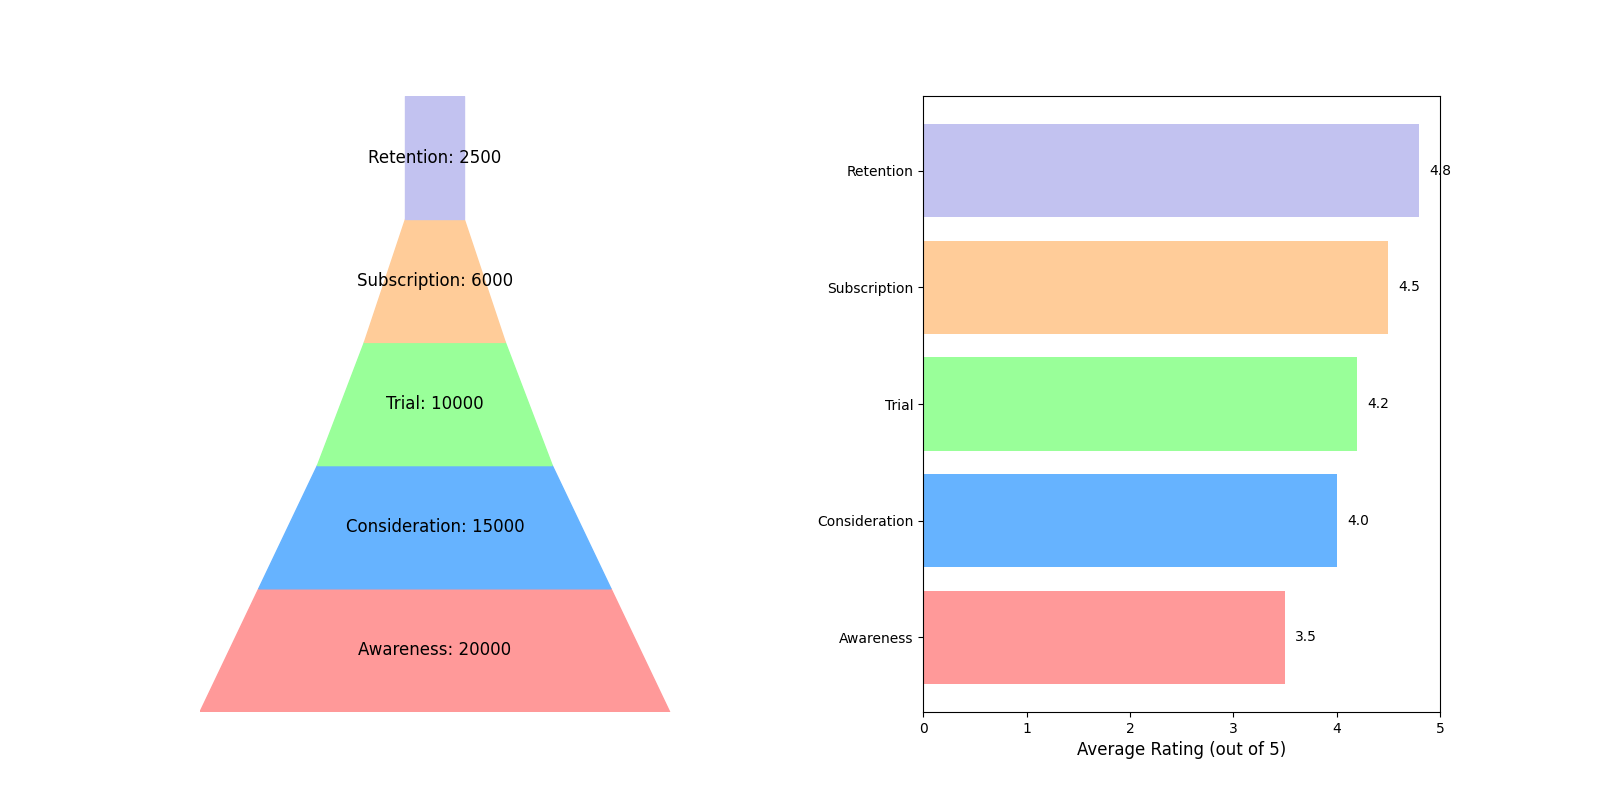

The Python source for this figure:
import matplotlib.pyplot as plt
import matplotlib.patches as patches
import numpy as np

# Funnel stages and user data
stages = ["Awareness", "Consideration", "Trial", "Subscription", "Retention"]
user_counts = [20000, 15000, 10000, 6000, 2500]
average_ratings = [3.5, 4.0, 4.2, 4.5, 4.8]

# Colors for the stages
colors = ['#ff9999', '#66b3ff', '#99ff99', '#ffcc99', '#c2c2f0']

# Create the figure and subplots
fig, (ax1, ax2) = plt.subplots(1, 2, figsize=(16, 8))
plt.subplots_adjust(wspace=0.4)

# Funnel Plot
ax1.set_xlim(0, max(user_counts) + 2000)
ax1.set_ylim(0, len(stages))
for i in range(len(stages) - 1):
    left = (max(user_counts) - user_counts[i]) / 2
    width_top = user_counts[i]
    width_bottom = user_counts[i + 1]
    trapezoid = patches.Polygon(
        [
            (left, i),
            (left + width_top, i),
            (left + (width_top + width_bottom) / 2, i + 1),
            (left + (width_top - width_bottom) / 2, i + 1)
        ],
        closed=True, color=colors[i]
    )
    ax1.add_patch(trapezoid)
left = (max(user_counts) - user_counts[-1]) / 2
rectangle = patches.Rectangle(
    (left, len(stages) - 1), user_counts[-1], 1, color=colors[-1]
)
ax1.add_patch(rectangle)
for i, (stage, count) in enumerate(zip(stages, user_counts)):
    ax1.text(max(user_counts) / 2, i + 0.5, f'{stage}: {count}', va='center', ha='center',
             color='black', fontsize=12)
ax1.set_xticks([])
ax1.set_yticks([])
for spine in ax1.spines.values():
    spine.set_visible(False)

# Bar Chart for Average Ratings
ax2.barh(stages, average_ratings, color=colors)
ax2.set_xlim(0, 5)
ax2.set_xlabel('Average Rating (out of 5)', fontsize=12)
ax2.set_yticks(range(len(stages)))
ax2.set_yticklabels(stages, fontsize=10)
for i, v in enumerate(average_ratings):
    ax2.text(v + 0.1, i, f"{v:.1f}", va='center', fontsize=10)

plt.show()
